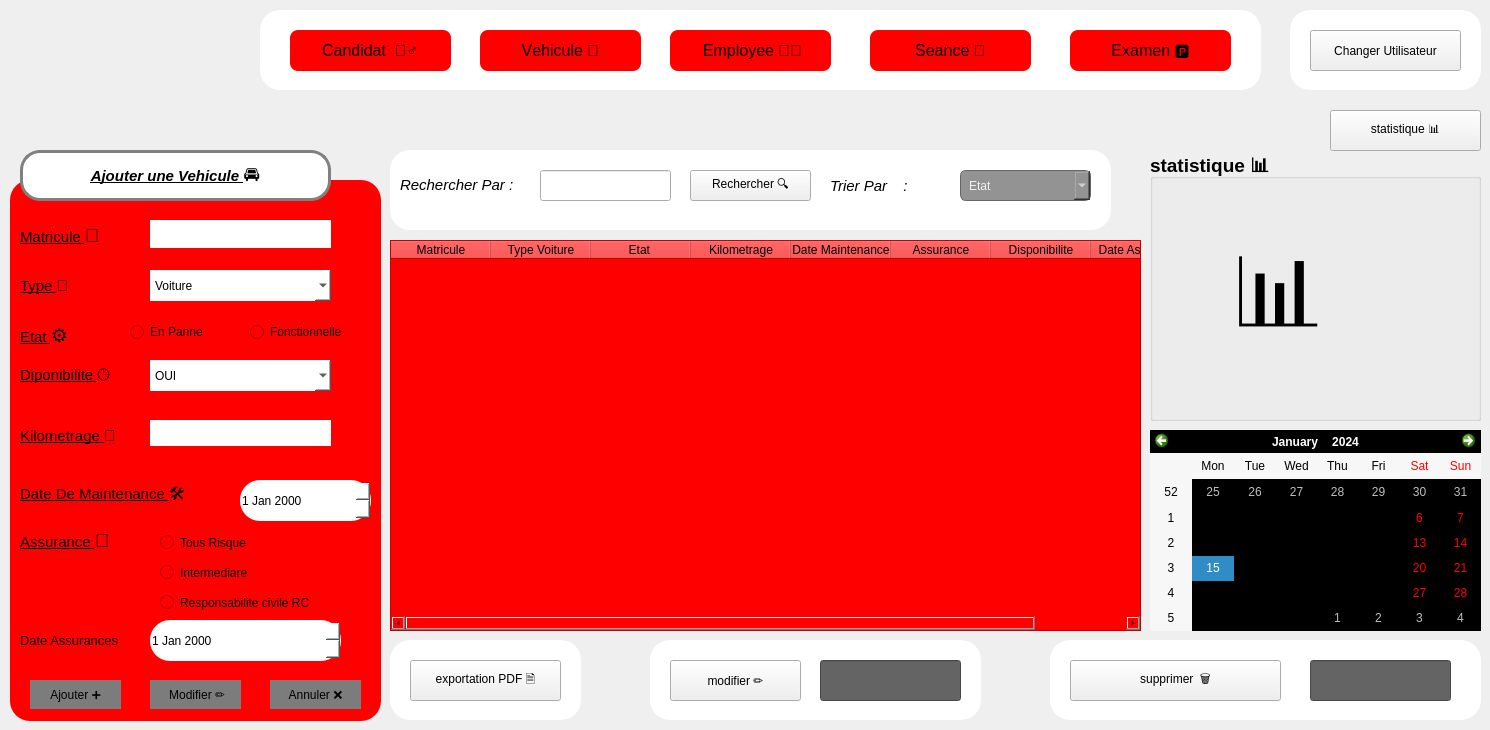
    <widget class="QWidget" name="tab1">
     <attribute name="title">
      <string>Tab 1</string>
     </attribute>
     <widget class="QGroupBox" name="groupBox_2">
      <property name="geometry">
       <rect>
        <x>1150</x>
        <y>150</y>
        <width>331</width>
        <height>271</height>
       </rect>
      </property>
      <property name="font">
       <font>
        <pointsize>14</pointsize>
        <bold>true</bold>
       </font>
      </property>
      <property name="title">
       <string>statistique 📊</string>
      </property>
      <widget class="QLabel" name="label_17">
       <property name="geometry">
        <rect>
         <x>80</x>
         <y>70</y>
         <width>231</width>
         <height>171</height>
        </rect>
       </property>
       <property name="text">
        <string>&lt;html&gt;&lt;head/&gt;&lt;body&gt;&lt;p&gt;&lt;span style=&quot; font-size:72pt;&quot;&gt;📊&lt;/span&gt;&lt;/p&gt;&lt;/body&gt;&lt;/html&gt;</string>
       </property>
      </widget>
     </widget>
     <widget class="QGroupBox" name="groupBox">
      <property name="geometry">
       <rect>
        <x>10</x>
        <y>180</y>
        <width>371</width>
        <height>541</height>
       </rect>
      </property>
      <property name="font">
       <font>
        <pointsize>14</pointsize>
        <italic>false</italic>
        <bold>true</bold>
        <underline>false</underline>
        <strikeout>false</strikeout>
       </font>
      </property>
      <property name="styleSheet">
       <string notr="true">color: rgb(0, 0, 0);
background-color: rgb(255, 0, 0);
border-color: qlineargradient(spread:pad, x1:0, y1:0, x2:1, y2:0, stop:0 rgba(0, 0, 0, 255), stop:1 rgba(255, 255, 255, 255));
border-radius: 20px;
</string>
      </property>
      <property name="title">
       <string/>
      </property>
      <widget class="QLabel" name="label_mat">
       <property name="geometry">
        <rect>
         <x>10</x>
         <y>40</y>
         <width>111</width>
         <height>31</height>
        </rect>
       </property>
       <property name="font">
        <font>
         <pointsize>9</pointsize>
         <italic>false</italic>
         <bold>false</bold>
         <underline>false</underline>
         <strikeout>false</strikeout>
        </font>
       </property>
       <property name="text">
        <string>&lt;html&gt;&lt;head/&gt;&lt;body&gt;&lt;p&gt;&lt;span style=&quot; font-size:11pt; text-decoration: underline;&quot;&gt;Matricule &lt;/span&gt;&lt;span style=&quot; font-size:14pt;&quot;&gt;🔢&lt;/span&gt;&lt;/p&gt;&lt;/body&gt;&lt;/html&gt;</string>
       </property>
      </widget>
      <widget class="QLabel" name="label_2">
       <property name="geometry">
        <rect>
         <x>10</x>
         <y>140</y>
         <width>81</width>
         <height>31</height>
        </rect>
       </property>
       <property name="font">
        <font>
         <pointsize>9</pointsize>
         <italic>false</italic>
         <bold>false</bold>
         <underline>false</underline>
         <strikeout>false</strikeout>
        </font>
       </property>
       <property name="text">
        <string>&lt;html&gt;&lt;head/&gt;&lt;body&gt;&lt;p&gt;&lt;span style=&quot; font-size:11pt; text-decoration: underline;&quot;&gt;Etat &lt;/span&gt;&lt;span style=&quot; font-size:14pt;&quot;&gt;⚙️&lt;/span&gt;&lt;/p&gt;&lt;/body&gt;&lt;/html&gt;</string>
       </property>
      </widget>
      <widget class="QLabel" name="label_3">
       <property name="geometry">
        <rect>
         <x>10</x>
         <y>180</y>
         <width>131</width>
         <height>31</height>
        </rect>
       </property>
       <property name="font">
        <font>
         <pointsize>9</pointsize>
         <italic>false</italic>
         <bold>false</bold>
         <underline>false</underline>
         <strikeout>false</strikeout>
        </font>
       </property>
       <property name="text">
        <string>&lt;html&gt;&lt;head/&gt;&lt;body&gt;&lt;p&gt;&lt;span style=&quot; font-size:11pt; text-decoration: underline;&quot;&gt;Diponibilite &lt;/span&gt;&lt;span style=&quot; font-size:12pt;&quot;&gt;🕒&lt;/span&gt;&lt;/p&gt;&lt;/body&gt;&lt;/html&gt;</string>
       </property>
      </widget>
      <widget class="QLabel" name="label_4">
       <property name="geometry">
        <rect>
         <x>10</x>
         <y>240</y>
         <width>131</width>
         <height>31</height>
        </rect>
       </property>
       <property name="font">
        <font>
         <pointsize>9</pointsize>
         <italic>false</italic>
         <bold>false</bold>
         <underline>false</underline>
         <strikeout>false</strikeout>
        </font>
       </property>
       <property name="text">
        <string>&lt;html&gt;&lt;head/&gt;&lt;body&gt;&lt;p&gt;&lt;span style=&quot; font-size:11pt; text-decoration: underline;&quot;&gt;Kilometrage &lt;/span&gt;&lt;span style=&quot; font-size:12pt;&quot;&gt;📏&lt;/span&gt;&lt;/p&gt;&lt;/body&gt;&lt;/html&gt;</string>
       </property>
      </widget>
      <widget class="QLabel" name="label_5">
       <property name="geometry">
        <rect>
         <x>10</x>
         <y>300</y>
         <width>201</width>
         <height>31</height>
        </rect>
       </property>
       <property name="font">
        <font>
         <pointsize>9</pointsize>
         <italic>false</italic>
         <bold>false</bold>
         <underline>false</underline>
         <strikeout>false</strikeout>
        </font>
       </property>
       <property name="text">
        <string>&lt;html&gt;&lt;head/&gt;&lt;body&gt;&lt;p&gt;&lt;span style=&quot; font-size:11pt; text-decoration: underline;&quot;&gt;Date De Maintenance &lt;/span&gt;&lt;span style=&quot; font-size:12pt;&quot;&gt;🛠️&lt;/span&gt;&lt;/p&gt;&lt;/body&gt;&lt;/html&gt;</string>
       </property>
      </widget>
      <widget class="QLabel" name="label_6">
       <property name="geometry">
        <rect>
         <x>10</x>
         <y>90</y>
         <width>71</width>
         <height>31</height>
        </rect>
       </property>
       <property name="font">
        <font>
         <pointsize>9</pointsize>
         <italic>false</italic>
         <bold>false</bold>
         <underline>false</underline>
         <strikeout>false</strikeout>
        </font>
       </property>
       <property name="text">
        <string>&lt;html&gt;&lt;head/&gt;&lt;body&gt;&lt;p&gt;&lt;span style=&quot; font-size:11pt; text-decoration: underline;&quot;&gt;Type  &lt;/span&gt;&lt;span style=&quot; font-size:12pt;&quot;&gt;🚙&lt;/span&gt;&lt;/p&gt;&lt;/body&gt;&lt;/html&gt;</string>
       </property>
      </widget>
      <widget class="QLabel" name="label_7">
       <property name="geometry">
        <rect>
         <x>10</x>
         <y>340</y>
         <width>121</width>
         <height>41</height>
        </rect>
       </property>
       <property name="font">
        <font>
         <pointsize>9</pointsize>
         <italic>false</italic>
         <bold>false</bold>
         <underline>false</underline>
         <strikeout>false</strikeout>
        </font>
       </property>
       <property name="text">
        <string>&lt;html&gt;&lt;head/&gt;&lt;body&gt;&lt;p&gt;&lt;span style=&quot; font-size:11pt; text-decoration: underline;&quot;&gt;Assurance &lt;/span&gt;&lt;span style=&quot; font-size:14pt;&quot;&gt;🧾&lt;/span&gt;&lt;/p&gt;&lt;/body&gt;&lt;/html&gt;</string>
       </property>
      </widget>
      <widget class="QComboBox" name="comboBox_TypeVehicule">
       <property name="geometry">
        <rect>
         <x>140</x>
         <y>90</y>
         <width>181</width>
         <height>31</height>
        </rect>
       </property>
       <property name="font">
        <font>
         <pointsize>9</pointsize>
         <italic>false</italic>
         <bold>false</bold>
         <underline>false</underline>
         <strikeout>false</strikeout>
        </font>
       </property>
       <property name="styleSheet">
        <string notr="true">background-color: rgb(255, 255, 255);</string>
       </property>
       <item>
        <property name="text">
         <string>Voiture</string>
        </property>
       </item>
       <item>
        <property name="text">
         <string>Moto</string>
        </property>
       </item>
       <item>
        <property name="text">
         <string>Camion</string>
        </property>
       </item>
      </widget>
      <widget class="QRadioButton" name="radioButton_EnPanne">
       <property name="geometry">
        <rect>
         <x>120</x>
         <y>140</y>
         <width>110</width>
         <height>24</height>
        </rect>
       </property>
       <property name="text">
        <string>En Panne</string>
       </property>
      </widget>
      <widget class="QRadioButton" name="radioButton_Fonctionnelle">
       <property name="geometry">
        <rect>
         <x>240</x>
         <y>140</y>
         <width>121</width>
         <height>24</height>
        </rect>
       </property>
       <property name="text">
        <string>Fonctionnelle</string>
       </property>
      </widget>
      <widget class="QDateEdit" name="dateEdit_Maintenance">
       <property name="geometry">
        <rect>
         <x>230</x>
         <y>300</y>
         <width>131</width>
         <height>41</height>
        </rect>
       </property>
       <property name="styleSheet">
        <string notr="true">background-color: rgb(255, 255, 255);</string>
       </property>
      </widget>
      <widget class="QLineEdit" name="lineEdit_Kilometrage">
       <property name="geometry">
        <rect>
         <x>140</x>
         <y>240</y>
         <width>181</width>
         <height>26</height>
        </rect>
       </property>
       <property name="styleSheet">
        <string notr="true">background-color: rgb(255, 255, 255);</string>
       </property>
      </widget>
      <widget class="QRadioButton" name="radioButton_TousRisque">
       <property name="geometry">
        <rect>
         <x>150</x>
         <y>350</y>
         <width>111</width>
         <height>25</height>
        </rect>
       </property>
       <property name="text">
        <string>Tous Risque</string>
       </property>
      </widget>
      <widget class="QRadioButton" name="radioButton_Intermediaire">
       <property name="geometry">
        <rect>
         <x>150</x>
         <y>380</y>
         <width>111</width>
         <height>25</height>
        </rect>
       </property>
       <property name="text">
        <string>Intermediare</string>
       </property>
      </widget>
      <widget class="QRadioButton" name="radioButton_ResponsabiliteCivile">
       <property name="geometry">
        <rect>
         <x>150</x>
         <y>410</y>
         <width>201</width>
         <height>25</height>
        </rect>
       </property>
       <property name="text">
        <string>Responsabilite civile RC</string>
       </property>
      </widget>
      <widget class="QPushButton" name="pushButton_Ajouter">
       <property name="geometry">
        <rect>
         <x>20</x>
         <y>500</y>
         <width>91</width>
         <height>29</height>
        </rect>
       </property>
       <property name="styleSheet">
        <string notr="true">background-color: rgb(124, 124, 124);</string>
       </property>
       <property name="text">
        <string>Ajouter ➕</string>
       </property>
      </widget>
      <widget class="QPushButton" name="pushButton_Modifier">
       <property name="geometry">
        <rect>
         <x>140</x>
         <y>500</y>
         <width>91</width>
         <height>29</height>
        </rect>
       </property>
       <property name="styleSheet">
        <string notr="true">background-color: rgb(124, 124, 124);</string>
       </property>
       <property name="text">
        <string> Modifier ✏️</string>
       </property>
      </widget>
      <widget class="QPushButton" name="pushButton_Annuler">
       <property name="geometry">
        <rect>
         <x>260</x>
         <y>500</y>
         <width>91</width>
         <height>29</height>
        </rect>
       </property>
       <property name="styleSheet">
        <string notr="true">background-color: rgb(124, 124, 124);</string>
       </property>
       <property name="text">
        <string>Annuler ❌</string>
       </property>
      </widget>
      <widget class="QLabel" name="label_11">
       <property name="geometry">
        <rect>
         <x>10</x>
         <y>440</y>
         <width>141</width>
         <height>41</height>
        </rect>
       </property>
       <property name="font">
        <font>
         <pointsize>9</pointsize>
         <italic>false</italic>
         <bold>false</bold>
         <underline>false</underline>
         <strikeout>false</strikeout>
        </font>
       </property>
       <property name="text">
        <string>&lt;html&gt;&lt;head/&gt;&lt;body&gt;&lt;p&gt;&lt;span style=&quot; font-size:10pt;&quot;&gt;Date Assurances&lt;/span&gt;&lt;/p&gt;&lt;/body&gt;&lt;/html&gt;</string>
       </property>
      </widget>
      <widget class="QDateEdit" name="date_assurance">
       <property name="geometry">
        <rect>
         <x>140</x>
         <y>440</y>
         <width>191</width>
         <height>41</height>
        </rect>
       </property>
       <property name="styleSheet">
        <string notr="true">background-color: rgb(255, 255, 255);</string>
       </property>
      </widget>
      <widget class="QComboBox" name="comboBox_dipo">
       <property name="geometry">
        <rect>
         <x>140</x>
         <y>180</y>
         <width>181</width>
         <height>31</height>
        </rect>
       </property>
       <property name="font">
        <font>
         <pointsize>9</pointsize>
         <italic>false</italic>
         <bold>false</bold>
         <underline>false</underline>
         <strikeout>false</strikeout>
        </font>
       </property>
       <property name="styleSheet">
        <string notr="true">background-color: rgb(255, 255, 255);</string>
       </property>
       <item>
        <property name="text">
         <string>OUI</string>
        </property>
       </item>
       <item>
        <property name="text">
         <string>NON</string>
        </property>
       </item>
      </widget>
      <widget class="QLineEdit" name="matricule">
       <property name="geometry">
        <rect>
         <x>140</x>
         <y>40</y>
         <width>181</width>
         <height>28</height>
        </rect>
       </property>
       <property name="styleSheet">
        <string notr="true">background-color: rgb(255, 255, 255);</string>
       </property>
      </widget>
     </widget>
     <widget class="QGroupBox" name="menu">
      <property name="geometry">
       <rect>
        <x>260</x>
        <y>10</y>
        <width>1001</width>
        <height>80</height>
       </rect>
      </property>
      <property name="styleSheet">
       <string notr="true">#menu{
	border-color: rgb(85, 170, 0);
border-radius: 20px;
background: white ;
}</string>
      </property>
      <property name="title">
       <string/>
      </property>
      <widget class="QPushButton" name="candidat_2">
       <property name="enabled">
        <bool>true</bool>
       </property>
       <property name="geometry">
        <rect>
         <x>30</x>
         <y>20</y>
         <width>161</width>
         <height>41</height>
        </rect>
       </property>
       <property name="font">
        <font>
         <pointsize>12</pointsize>
         <bold>false</bold>
         <strikeout>false</strikeout>
         <kerning>false</kerning>
        </font>
       </property>
       <property name="whatsThis">
        <string>&lt;html&gt;&lt;head/&gt;&lt;body&gt;&lt;p&gt;&lt;br/&gt;&lt;/p&gt;&lt;/body&gt;&lt;/html&gt;</string>
       </property>
       <property name="styleSheet">
        <string notr="true"> background-color:rgb(255, 0, 0);;   /* rouge vif */
    color: black ;                /* texte blanc */
    border-radius: 8px;          /* coins arrondis */
    padding: 8px 16px;           /* espace interne */
              
    border: none;</string>
       </property>
       <property name="text">
        <string>Candidat  🧍‍♂️</string>
       </property>
      </widget>
      <widget class="QPushButton" name="vehicule_2">
       <property name="enabled">
        <bool>true</bool>
       </property>
       <property name="geometry">
        <rect>
         <x>220</x>
         <y>20</y>
         <width>161</width>
         <height>41</height>
        </rect>
       </property>
       <property name="font">
        <font>
         <pointsize>12</pointsize>
         <bold>false</bold>
         <kerning>false</kerning>
        </font>
       </property>
       <property name="styleSheet">
        <string notr="true"> background-color:rgb(255, 0, 0);;   /* rouge vif */
    color: black;                /* texte blanc */
    border-radius: 8px;          /* coins arrondis */
    padding: 8px 16px;           /* espace interne */
    
    border: none;</string>
       </property>
       <property name="text">
        <string>Vehicule 🚗</string>
       </property>
      </widget>
      <widget class="QPushButton" name="employee_2">
       <property name="enabled">
        <bool>true</bool>
       </property>
       <property name="geometry">
        <rect>
         <x>410</x>
         <y>20</y>
         <width>161</width>
         <height>41</height>
        </rect>
       </property>
       <property name="font">
        <font>
         <pointsize>12</pointsize>
         <bold>false</bold>
         <kerning>false</kerning>
        </font>
       </property>
       <property name="styleSheet">
        <string notr="true"> background-color:rgb(255, 0, 0);;   /* rouge vif */
    color: black;                /* texte blanc */
    border-radius: 8px;          /* coins arrondis */
    padding: 8px 16px;           /* espace interne */
   
    border: none;</string>
       </property>
       <property name="text">
        <string> Employee 🧑‍🏫</string>
       </property>
      </widget>
      <widget class="QPushButton" name="seance_2">
       <property name="enabled">
        <bool>true</bool>
       </property>
       <property name="geometry">
        <rect>
         <x>610</x>
         <y>20</y>
         <width>161</width>
         <height>41</height>
        </rect>
       </property>
       <property name="font">
        <font>
         <pointsize>12</pointsize>
         <bold>false</bold>
         <kerning>false</kerning>
        </font>
       </property>
       <property name="styleSheet">
        <string notr="true"> background-color:rgb(255, 0, 0);;   /* rouge vif */
    color: black;                /* texte blanc */
    border-radius: 8px;          /* coins arrondis */
    padding: 8px 16px;           /* espace interne */
   
    border: none;</string>
       </property>
       <property name="text">
        <string>Seance 🧭</string>
       </property>
      </widget>
      <widget class="QPushButton" name="examen_2">
       <property name="enabled">
        <bool>true</bool>
       </property>
       <property name="geometry">
        <rect>
         <x>810</x>
         <y>20</y>
         <width>161</width>
         <height>41</height>
        </rect>
       </property>
       <property name="font">
        <font>
         <pointsize>12</pointsize>
         <bold>false</bold>
         <kerning>false</kerning>
        </font>
       </property>
       <property name="styleSheet">
        <string notr="true"> background-color:rgb(255, 0, 0);;   /* rouge vif */
    color: black;                /* texte blanc */
    border-radius: 8px;          /* coins arrondis */
    padding: 8px 16px;           /* espace interne */
    
    border: none;</string>
       </property>
       <property name="text">
        <string>Examen 🅿️</string>
       </property>
      </widget>
     </widget>
     <widget class="QCalendarWidget" name="calendarWidget">
      <property name="geometry">
       <rect>
        <x>1150</x>
        <y>430</y>
        <width>331</width>
        <height>201</height>
       </rect>
      </property>
      <property name="styleSheet">
       <string notr="true">background-color: rgb(0, 0, 0);</string>
      </property>
     </widget>
     <widget class="QFrame" name="frame2">
      <property name="geometry">
       <rect>
        <x>20</x>
        <y>150</y>
        <width>311</width>
        <height>51</height>
       </rect>
      </property>
      <property name="styleSheet">
       <string notr="true">#frame2{
border: 3px solid grey ;
border-radius: 20px;
background: white ;
}</string>
      </property>
      <property name="frameShape">
       <enum>QFrame::Shape::StyledPanel</enum>
      </property>
      <property name="frameShadow">
       <enum>QFrame::Shadow::Raised</enum>
      </property>
      <widget class="QLabel" name="label_77">
       <property name="geometry">
        <rect>
         <x>50</x>
         <y>10</y>
         <width>211</width>
         <height>31</height>
        </rect>
       </property>
       <property name="styleSheet">
        <string notr="true">background-color: rgb(255, 255, 255);</string>
       </property>
       <property name="text">
        <string>&lt;html&gt;&lt;head/&gt;&lt;body&gt;&lt;p align=&quot;center&quot;&gt;&lt;span style=&quot; font-size:11pt; font-weight:700; font-style:italic; text-decoration: underline; color:#000000;&quot;&gt;Ajouter une Vehicule &lt;/span&gt;&lt;span style=&quot; font-size:14pt;&quot;&gt;🚘&lt;/span&gt;&lt;/p&gt;&lt;/body&gt;&lt;/html&gt;</string>
       </property>
      </widget>
     </widget>
     <widget class="QLabel" name="label_19">
      <property name="geometry">
       <rect>
        <x>-10</x>
        <y>0</y>
        <width>271</width>
        <height>121</height>
       </rect>
      </property>
      <property name="text">
       <string/>
      </property>
      <property name="pixmap">
       <pixmap>:/images/logo.png</pixmap>
      </property>
     </widget>
     <widget class="QFrame" name="recherche">
      <property name="geometry">
       <rect>
        <x>390</x>
        <y>150</y>
        <width>721</width>
        <height>80</height>
       </rect>
      </property>
      <property name="styleSheet">
       <string notr="true">#recherche{
	border-color: rgb(85, 170, 0);
border-radius: 20px;
background: white ;
}</string>
      </property>
      <property name="frameShape">
       <enum>QFrame::Shape::StyledPanel</enum>
      </property>
      <property name="frameShadow">
       <enum>QFrame::Shadow::Raised</enum>
      </property>
      <widget class="QLabel" name="label_9">
       <property name="geometry">
        <rect>
         <x>10</x>
         <y>20</y>
         <width>131</width>
         <height>31</height>
        </rect>
       </property>
       <property name="font">
        <font>
         <pointsize>11</pointsize>
         <italic>true</italic>
        </font>
       </property>
       <property name="styleSheet">
        <string notr="true">background-color: rgb(255, 255, 255);</string>
       </property>
       <property name="text">
        <string>&lt;html&gt;&lt;head/&gt;&lt;body&gt;&lt;p&gt;&lt;span style=&quot; color:#000000;&quot;&gt;Rechercher Par  :&lt;/span&gt;&lt;/p&gt;&lt;/body&gt;&lt;/html&gt;</string>
       </property>
      </widget>
      <widget class="QLineEdit" name="lineEdit_Recherche">
       <property name="geometry">
        <rect>
         <x>150</x>
         <y>20</y>
         <width>131</width>
         <height>31</height>
        </rect>
       </property>
      </widget>
      <widget class="QLabel" name="label_10">
       <property name="geometry">
        <rect>
         <x>440</x>
         <y>20</y>
         <width>111</width>
         <height>31</height>
        </rect>
       </property>
       <property name="font">
        <font>
         <pointsize>11</pointsize>
         <italic>true</italic>
        </font>
       </property>
       <property name="styleSheet">
        <string notr="true">background-color: rgb(255, 255, 255);</string>
       </property>
       <property name="text">
        <string>&lt;html&gt;&lt;head/&gt;&lt;body&gt;&lt;p&gt;&lt;span style=&quot; color:#000000;&quot;&gt;Trier Par &lt;/span&gt;&lt;span style=&quot; font-size:12pt; color:#000000;&quot;/&gt;&lt;span style=&quot; font-size:12pt;&quot;&gt;🔽&lt;/span&gt;&lt;span style=&quot; color:#000000;&quot;&gt;: &lt;/span&gt;&lt;/p&gt;&lt;/body&gt;&lt;/html&gt;</string>
       </property>
      </widget>
      <widget class="QComboBox" name="comboBox_3">
       <property name="geometry">
        <rect>
         <x>570</x>
         <y>20</y>
         <width>131</width>
         <height>31</height>
        </rect>
       </property>
       <property name="styleSheet">
        <string notr="true">background-color: #939393;   /* gris foncé */
    color: #f0f0f0;              /* blanc clair */
    border: 1px solid #666666;
    border-radius: 6px;
    padding: 4px 8px;</string>
       </property>
       <item>
        <property name="text">
         <string>Etat</string>
        </property>
       </item>
       <item>
        <property name="text">
         <string>Disponibilite</string>
        </property>
       </item>
      </widget>
      <widget class="QPushButton" name="pushButton_Rechercher">
       <property name="geometry">
        <rect>
         <x>300</x>
         <y>20</y>
         <width>121</width>
         <height>31</height>
        </rect>
       </property>
       <property name="text">
        <string>Rechercher 🔍</string>
       </property>
      </widget>
     </widget>
     <widget class="QFrame" name="supp">
      <property name="geometry">
       <rect>
        <x>1050</x>
        <y>640</y>
        <width>431</width>
        <height>80</height>
       </rect>
      </property>
      <property name="styleSheet">
       <string notr="true">#supp{
	border-color: rgb(85, 170, 0);
border-radius: 20px;
background: white ;
}</string>
      </property>
      <property name="frameShape">
       <enum>QFrame::Shape::StyledPanel</enum>
      </property>
      <property name="frameShadow">
       <enum>QFrame::Shadow::Raised</enum>
      </property>
      <widget class="QLineEdit" name="lineEdit_supprimer">
       <property name="geometry">
        <rect>
         <x>260</x>
         <y>20</y>
         <width>141</width>
         <height>41</height>
        </rect>
       </property>
       <property name="styleSheet">
        <string notr="true">background-color: rgb(100, 100, 100);
border-color: rgb(0, 0, 0);</string>
       </property>
      </widget>
      <widget class="QPushButton" name="pushButton_supprimer">
       <property name="geometry">
        <rect>
         <x>20</x>
         <y>20</y>
         <width>211</width>
         <height>41</height>
        </rect>
       </property>
       <property name="text">
        <string>supprimer  🗑️</string>
       </property>
      </widget>
     </widget>
     <widget class="QFrame" name="pdf">
      <property name="geometry">
       <rect>
        <x>390</x>
        <y>640</y>
        <width>191</width>
        <height>80</height>
       </rect>
      </property>
      <property name="styleSheet">
       <string notr="true">#pdf{
	border-color: rgb(85, 170, 0);
border-radius: 20px;
background: white ;
}</string>
      </property>
      <property name="frameShape">
       <enum>QFrame::Shape::StyledPanel</enum>
      </property>
      <property name="frameShadow">
       <enum>QFrame::Shadow::Raised</enum>
      </property>
      <widget class="QPushButton" name="pushButton_53">
       <property name="geometry">
        <rect>
         <x>20</x>
         <y>20</y>
         <width>151</width>
         <height>41</height>
        </rect>
       </property>
       <property name="text">
        <string>exportation PDF 🗎</string>
       </property>
      </widget>
     </widget>
     <widget class="QTableWidget" name="tableWidget_Vehicule">
      <property name="geometry">
       <rect>
        <x>390</x>
        <y>240</y>
        <width>751</width>
        <height>391</height>
       </rect>
      </property>
      <property name="styleSheet">
       <string notr="true">background-color: red                  ;
selection-color: rgb(255, 0, 0);
alternate-background-color: rgb(255, 0, 0);
color: black
</string>
      </property>
      <column>
       <property name="text">
        <string>Matricule</string>
       </property>
      </column>
      <column>
       <property name="text">
        <string>Type Voiture</string>
       </property>
      </column>
      <column>
       <property name="text">
        <string>Etat </string>
       </property>
      </column>
      <column>
       <property name="text">
        <string>Kilometrage</string>
       </property>
      </column>
      <column>
       <property name="text">
        <string>Date Maintenance</string>
       </property>
      </column>
      <column>
       <property name="text">
        <string>Assurance</string>
       </property>
      </column>
      <column>
       <property name="text">
        <string>Disponibilite</string>
       </property>
      </column>
      <column>
       <property name="text">
        <string>Date Assurance</string>
       </property>
      </column>
     </widget>
     <widget class="QFrame" name="modif">
      <property name="geometry">
       <rect>
        <x>650</x>
        <y>640</y>
        <width>331</width>
        <height>80</height>
       </rect>
      </property>
      <property name="styleSheet">
       <string notr="true">#modif{
	border-color: rgb(85, 170, 0);
border-radius: 20px;
background: white ;
}</string>
      </property>
      <property name="frameShape">
       <enum>QFrame::Shape::StyledPanel</enum>
      </property>
      <property name="frameShadow">
       <enum>QFrame::Shadow::Raised</enum>
      </property>
      <widget class="QPushButton" name="pushButton_105">
       <property name="geometry">
        <rect>
         <x>20</x>
         <y>20</y>
         <width>131</width>
         <height>41</height>
        </rect>
       </property>
       <property name="text">
        <string>modifier ✏️</string>
       </property>
      </widget>
      <widget class="QLineEdit" name="lineEdit_supprimer_2">
       <property name="geometry">
        <rect>
         <x>170</x>
         <y>20</y>
         <width>141</width>
         <height>41</height>
        </rect>
       </property>
       <property name="styleSheet">
        <string notr="true">background-color: rgb(100, 100, 100);
border-color: rgb(0, 0, 0);</string>
       </property>
      </widget>
     </widget>
     <widget class="QFrame" name="utilisateur">
      <property name="geometry">
       <rect>
        <x>1290</x>
        <y>10</y>
        <width>191</width>
        <height>80</height>
       </rect>
      </property>
      <property name="styleSheet">
       <string notr="true">#utilisateur{
	border-color: rgb(85, 170, 0);
border-radius: 20px;
background: white ;
}</string>
      </property>
      <property name="frameShape">
       <enum>QFrame::Shape::StyledPanel</enum>
      </property>
      <property name="frameShadow">
       <enum>QFrame::Shadow::Raised</enum>
      </property>
      <widget class="QPushButton" name="pushButton_54">
       <property name="geometry">
        <rect>
         <x>20</x>
         <y>20</y>
         <width>151</width>
         <height>41</height>
        </rect>
       </property>
       <property name="text">
        <string>Changer Utilisateur</string>
       </property>
      </widget>
     </widget>
     <widget class="QPushButton" name="btnStats">
      <property name="geometry">
       <rect>
        <x>1330</x>
        <y>110</y>
        <width>151</width>
        <height>41</height>
       </rect>
      </property>
      <property name="text">
       <string>statistique 📊</string>
      </property>
     </widget>
     <zorder>label_19</zorder>
     <zorder>pdf</zorder>
     <zorder>supp</zorder>
     <zorder>recherche</zorder>
     <zorder>groupBox_2</zorder>
     <zorder>groupBox</zorder>
     <zorder>menu</zorder>
     <zorder>calendarWidget</zorder>
     <zorder>frame2</zorder>
     <zorder>tableWidget_Vehicule</zorder>
     <zorder>modif</zorder>
     <zorder>utilisateur</zorder>
     <zorder>btnStats</zorder>
    </widget>
